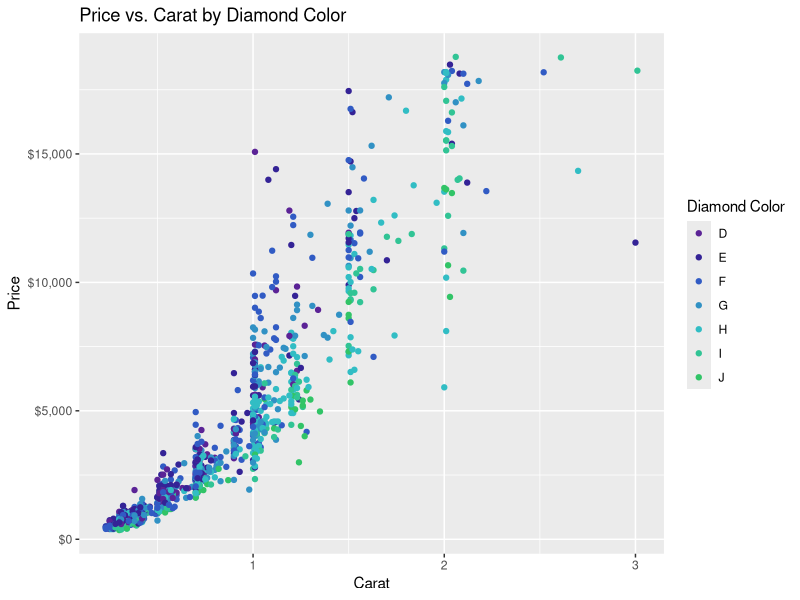
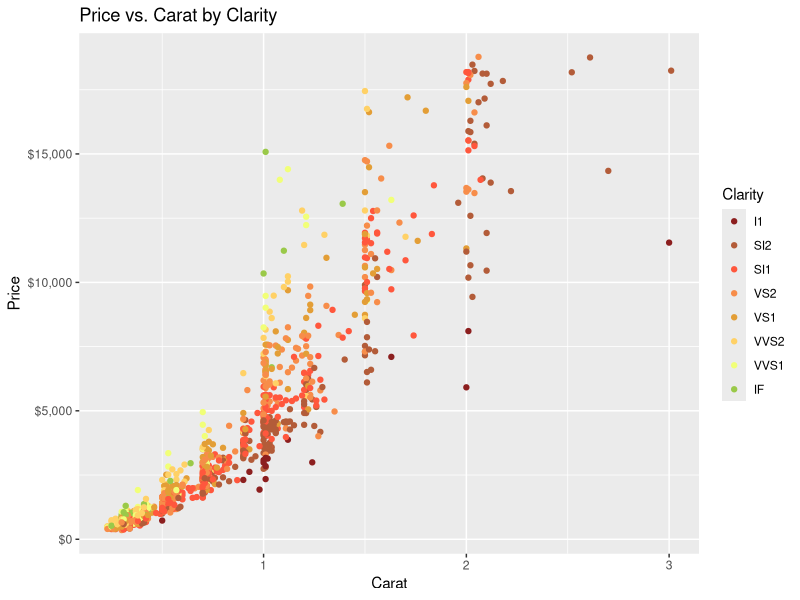
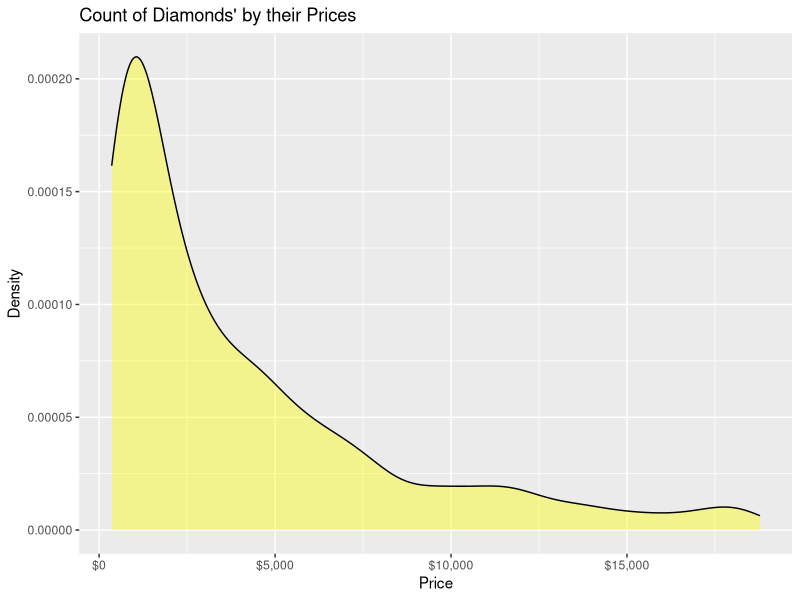

The R source for these figures, in order:
## ---- chunk 1
# Load the R Packages we may need
library(tidyverse)
library(ggthemes)
## ---- chunk 2
# Load any datasets you may need
diamonds
#View(diamonds)
#?diamonds
## ---- chunk 3
diamonds_1000 = diamonds %>%
  sample_n(1000)
## ---- chunk 4
ggplot(data = diamonds_1000, aes(x = carat, y = price, color = color)) + 
  geom_point() +
  scale_y_continuous(labels = scales::dollar) +
  scale_color_manual(values =
  c("#5b2396","#342396","#315bc4","#3191c4","#31bdc4","#31c495","#31c467")) +
  labs(x = "Carat", y = "Price", color = "Diamond Color", title = "Price vs. Carat by Diamond Color")
## ---- chunk 5
ggplot(data = diamonds_1000, aes(x = carat, y = price, color = clarity)) + 
  geom_point() +
  scale_y_continuous(labels = scales::dollar) +
  scale_color_manual(values =
  c("#8c1f1f","#b35c39","#ff573d","#f78d4a","#e39e36","#ffd166","#f1ff78","#9ac949")) +
  labs(x = "Carat", y = "Price", color = "Clarity", title = "Price vs. Carat by Clarity")
## ---- chunk 6
ggplot(data = diamonds_1000, aes(x = price)) + 
  geom_density(fill="yellow",alpha = .4) +
  scale_x_continuous(labels = scales::dollar) +
  labs(x="Price", y="Density", 
       title="Count of Diamonds' by their Prices")
